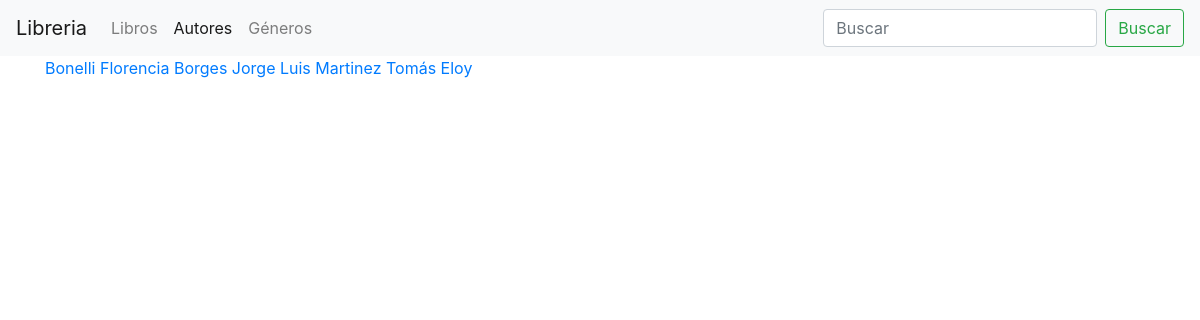
Page /libros/autores/ on the earlier database version.
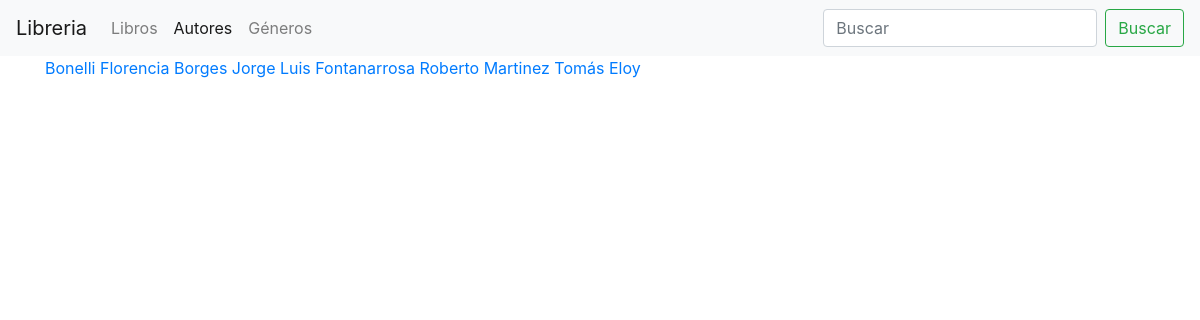
Same page on the later database version.
### libreria/models.py (models this page shows, shortened)
class Autor(models.Model):
    name = models.CharField("Nombre", max_length=20, null=True, blank=True)
    last_name = models.CharField("Apellido", max_length=50)
    nacionalidad = models.CharField(
        "Nacionalidad", max_length=50, null=True, blank=True, help_text="País de origen"
    )
    class Meta:
        ordering = ["last_name", "name"]
        verbose_name_plural = "Autores"
    def fullname(self):
        return f"{self.last_name} {self.name}"

### libreria/views.py (the view)
# urls.py: path("autores/", lista_autores, name="autores-list"),
def lista_autores(request):
    autores = Autor.objects.all()
    context = {"autores": autores}
    return render(request, "libreria/autor_list.html", context=context)

### libreria/templates/libreria/autor_list.html (shortened to what this page needs)
{% extends "base.html" %}
{% block content %}
    {% for autor in autores %}
        <a href="{% url 'libreria:autor-detail' pk=autor.pk %}">{{ autor.fullname }}</a>
    {% endfor %}
{% endblock content %}

Differences in the rows shown:
added Autor: fullname "Fontanarrosa Roberto"
